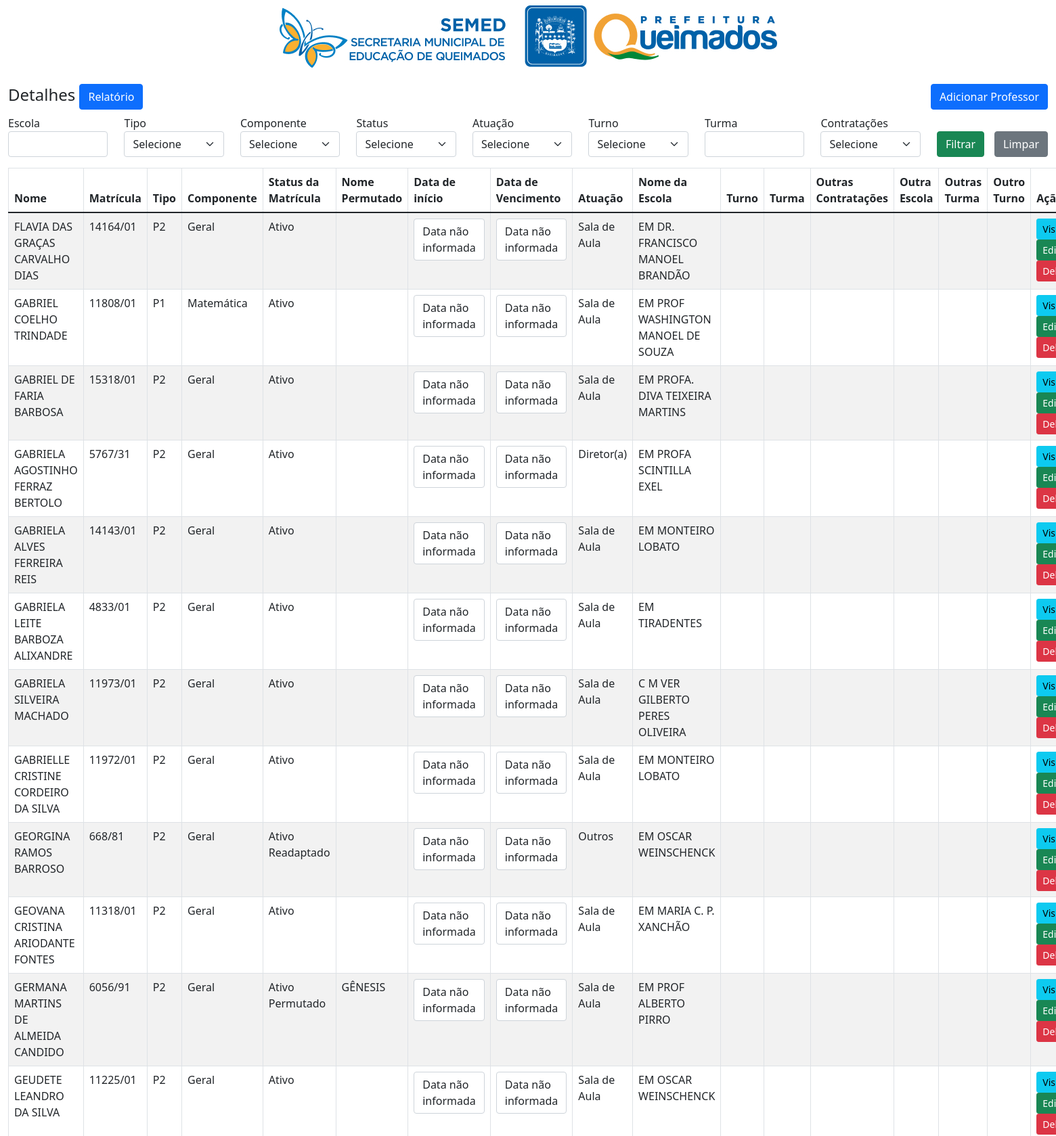
Screenshot of /sistema/index.php?&pagina=8 (upper part) with the database file from the repository.
### tables this page shows
CREATE TABLE IF NOT EXISTS `status_matricula` (
  `id` int NOT NULL AUTO_INCREMENT,
  `id_professor` int NOT NULL,
  `status` enum('Ativo Receptado','Ativo Permutado','Ativo Redução de Carga Horária','Licença Médica','Licença Maternidade','Licença Prêmio','Licença sem Vencimento','Vacância','Cedido','Exonerado') NOT NULL,
  `nome_premed` varchar(250) NOT NULL,
  `data_inicio` date NOT NULL,
  `data_fim` date NOT NULL,
  PRIMARY KEY (`id`),
  KEY `id_professor` (`id_professor`)
);

CREATE TABLE IF NOT EXISTS `professores` (
  `id` int NOT NULL AUTO_INCREMENT,
  `nome` varchar(250) NOT NULL,
  `matricula` varchar(250) NOT NULL,
  `tipo` varchar(5) NOT NULL,
  `componente` enum('Geral','Matemática','Língua Portuguesa','Língua Inglesa','História','Geografia','Ciências','Artes','Educação Física') NOT NULL,
  `status_matricula` enum('Ativo','Ativo Readaptado','Ativo Permutado','Ativo Redução de Carga Horária','Licença Médica','Licença Maternidade','Licença Prêmio','Licença sem Vencimento','Vacância','Cedido','Exonerado') NOT NULL,
  `atuacao` enum('SEMED','Sala de Aula','Dirigente de Turno','Diretor(a)','Diretor Adjunto','Sala de Recursos','Implementador de Leitura','Outros') DEFAULT NULL,
  `nome_escola` varchar(250) NOT NULL,
  `turno` enum('Matutino','Vespertino','Noturno') NOT NULL,
  `turma` varchar(250) NOT NULL,
  `outras_contratacoes` enum('RET','Contrato') DEFAULT NULL,
  `outra_escola` varchar(255) DEFAULT NULL,
  `outra_turma` varchar(255) DEFAULT NULL,
  `outra_turno` enum('Matutino','Vespertino','Noturno') DEFAULT NULL,
  PRIMARY KEY (`id`)
);

### sistema/paginacao.php (called while the page is built, shortened)
<?php
$registros_por_pagina = 45;
if (isset($_GET['pagina']) && is_numeric($_GET['pagina'])) {
    $pagina_atual = intval($_GET['pagina']);
} else {
    $pagina_atual = 1;
}
$offset = ($pagina_atual - 1) * $registros_por_pagina;

### sistema/index.php (the view, shortened to what this page needs)
<?php
require 'conecta.php';
?>
<!doctype html>
<html lang="pt-BR">
<head>
    <link href="https://cdn.jsdelivr.net/npm/bootstrap@5.1.3/dist/css/bootstrap.min.css" rel="stylesheet">
</head>
<body>
    <header>
        <div class="container mt-2 text-center">
            <img src="../img/logo.jpg" alt="">
        </div>
    </header>
    <div class="container-fluid mt-4">
        <?php include('paginacao.php'); ?>
        <?php
        $busca = filter_input(INPUT_GET, 'busca', FILTER_SANITIZE_STRING);
        $buscaTurma = filter_input(INPUT_GET, 'busca_turma', FILTER_SANITIZE_STRING);
        $filtroTipo = filter_input(INPUT_GET, 'type', FILTER_SANITIZE_STRING);
        $filtroTipo = in_array($filtroTipo, ['P1', 'P2']) ? $filtroTipo : '';
        $filtroComponente = filter_input(INPUT_GET, 'component', FILTER_SANITIZE_STRING);
        $filtroComponente = in_array($filtroComponente, ['Geral', 'Matemática', 'Língua Portuguesa', 'Língua Inglesa', 'História', 'Geografia', 'Ciências', 'Artes', 'Educação Física']) ? $filtroComponente : '';
        $filtroMatricula = filter_input(INPUT_GET, 'status_mat', FILTER_SANITIZE_STRING);
        $filtroMatricula = in_array($filtroMatricula, ['Ativo', 'Ativo Readaptado', 'Ativo Permutado', 'Ativo Redução de Carga Horária', 'Licença Médica', 'Licença Maternidade', 'Licença Prêmio', 'Licença sem Vencimento', 'Vacância', 'Cedido', 'Exonerado']) ? $filtroMatricula : '';
        $filtroAtuacao = filter_input(INPUT_GET, 'acting', FILTER_SANITIZE_STRING);
        $filtroAtuacao = in_array($filtroAtuacao, ['SEMED', 'Sala de Aula', 'Dirigente de Turno', 'Diretor(a)', 'Diretor Adjunto', 'Sala de Recursos', 'Implementador de Leitura', 'Outros']) ? $filtroAtuacao : '';
        $filtroTurno = filter_input(INPUT_GET, 'turn', FILTER_SANITIZE_STRING);
        $filtroTurno = in_array($filtroTurno, ['Matutino', 'Vespertino', 'Noturno']) ? $filtroTurno : '';
        $filtroOutras = filter_input(INPUT_GET, 'other', FILTER_SANITIZE_STRING);
        $filtroOutras = in_array($filtroOutras, ['RET', 'Contrato']) ? $filtroOutras : '';
        $query3 = "SELECT *
            FROM professores
            JOIN status_matricula ON professores.id = status_matricula.id";
        $query3 .= " LIMIT $registros_por_pagina OFFSET $offset";
        $query_run3 = mysqli_query($con, $query3);
        $relatorio_link = 'relatorio.php?' . http_build_query([
            'busca' => $busca,
            'busca_turma' => $buscaTurma,
            'type' => $filtroTipo,
            'component' => $filtroComponente,
            'status_mat' => $filtroMatricula,
            'acting' => $filtroAtuacao,
            'turn' => $filtroTurno,
            'other' => $filtroOutras,
        ]);
        ?>
        <div class="row">
            <div class="">
                <div class="">
                    <div class="">
                        <h4>Detalhes
                            <a href="professor-create.php" class="btn btn-primary float-end">Adicionar Professor</a>
                            <a href="<?php echo $relatorio_link; ?>" class="btn btn-primary">Relatório</a>
                        </h4>
                    </div>
                    <section class="d-flex align-items-baseline mb-3">
                        <form action="" method="get">
                            <div class="row">
                                <div class="col">
                                    <label for="busca">Escola</label>
                                    <input type="text" name="busca" class="form-control" value="<?= $busca ?>">
                                </div>
                                <div class="col">
                                    <label for="type">Tipo</label>
                                    <select name="type" class="form-select">
                                        <option value="tipo0">Selecione</option>
                                    </select>
                                </div>
                                <div class="col">
                                    <label>Componente</label>
                                    <select name="component" class="form-select">
                                        <option value="comp0">Selecione</option>
                                    </select>
                                </div>
                                <div class="col">
                                    <label>Status</label>
                                    <select name="status_mat" class="form-select">
                                        <option value="status0">Selecione</option>
                                    </select>
                                </div>
                                <div class="col">
                                    <label>Atuação</label>
                                    <select name="acting" class="form-select">
                                        <option value="atua0">Selecione</option>
                                    </select>
                                </div>
                                <div class="col">
                                    <label for="turn">Turno</label>
                                    <select class="form-select" name="turn">
                                        <option value="turno0">Selecione</option>
                                    </select>
                                </div>
                                <div class="col">
                                    <label for="busca">Turma</label>
                                    <input type="text" name="busca_turma" class="form-control" value="<?= $buscaTurma ?>">
                                </div>
                                <div class="col">
                                    <label for="other">Contratações</label>
                                    <select class="form-select" name="other">
                                        <option value="outro0" selected>Selecione</option>
                                    </select>
                                </div>
                                <div class="col d-flex align-items-end">
                                    <button type="submit" class="btn btn-success">Filtrar</button>
                                    <div class="col" style="margin-left:15px;">
                                        <a href="?<?= http_build_query(array('busca' => '', 'type' => '', 'component' => '', 'status_mat' => '')) ?>" class="btn btn-secondary">Limpar</a>
                                    </div>
                                </div>
                            </div>
                        </form>
                    </section>
                    <div class="">
                        <table class="table table-responsive table-bordered table-striped">
                            <thead>
                                <tr>
                                    <th>Nome</th>
                                    <th>Matrícula</th>
                                    <th>Tipo</th>
                                    <th>Componente</th>
                                    <th>Status da Matrícula</th>
                                    <th>Nome Permutado</th>
                                    <th>Data de início</th>
                                    <th>Data de Vencimento</th>
                                    <th>Atuação</th>
                                    <th>Nome da Escola</th>
                                    <th>Turno</th>
                                    <th>Turma</th>
                                    <th>Outras Contratações</th>
                                    <th>Outra Escola</th>
                                    <th>Outras Turma</th>
                                    <th>Outro Turno</th>
                                    <th>Ação</th>
                                </tr>
                            </thead>
                            <tbody>
                                <?php
                                $query = "SELECT *
                                    FROM professores
                                    JOIN status_matricula
                                    ON professores.id = status_matricula.id;";
                                $query_run = mysqli_query($con, $query);
                                if ($query_run3 !== false && mysqli_num_rows($query_run3) > 0) {
                                    foreach ($query_run3 as $professor) {
                                ?>
                                        <tr>
                                            <td><?= $professor['nome']; ?></td>
                                            <td><?= $professor['matricula']; ?></td>
                                            <td><?= $professor['tipo']; ?></td>
                                            <td><?= $professor['componente']; ?></td>
                                            <td><?= $professor['status_matricula']; ?></td>
                                            <td><?= $professor['nome_premed']; ?></td>
                                            <td><?php if ($professor['data_inicio'] != '0000-00-00') { ?>
                                                    <p class="form-control"><?= date('d/m/Y', strtotime($professor['data_inicio'])); ?></p>
                                                <?php } else { ?>
                                                    <p class="form-control">Data não informada</p>
                                                <?php } ?>
                                            </td>
                                            <td><?php if ($professor['data_fim'] != '0000-00-00') { ?>
                                                    <p class="form-control"><?= date('d/m/Y', strtotime($professor['data_fim'])); ?></p>
                                                <?php } else { ?>
                                                    <p class="form-control">Data não informada</p>
                                                <?php } ?>
                                            </td>
                                            <td><?= $professor['atuacao']; ?></td>
                                            <td><?= $professor['nome_escola']; ?></td>
                                            <td><?= $professor['turno']; ?></td>
                                            <td><?= $professor['turma']; ?></td>
                                            <td><?= $professor['outras_contratacoes']; ?></td>
                                            <td><?= $professor['outra_escola']; ?></td>
                                            <td><?= $professor['outra_turma']; ?></td>
                                            <td><?= $professor['outra_turno']; ?></td>
                                            <td>
                                                <a href="professor-view.php?id=<?= $professor['id']; ?>" class="btn btn-info btn-sm">Visualizar</a>
                                                <a href="professor-edit.php?id=<?= $professor['id']; ?>" class="btn btn-success btn-sm">Editar</a>
                                                <form action="code.php" method="POST" class="d-inline">
                                                    <button type="submit" name="delete_professor" value="<?= $professor['id']; ?>" class="btn btn-danger btn-sm">Deletar</button>
                                                </form>
                                            </td>
                                        </tr>
                                <?php
                                    }
                                } else {
                                    foreach ($query_run as $professor) {
                                    }
                                }
                                ?>
                            </tbody>
                        </table>
                    </div>
                </div>
            </div>
        </div>
    </div>
</body>
</html>

### rows the page displays
status_matricula: id_professor.nome "FLAVIA DAS GRAÇAS CARVALHO DIAS", id_professor.matricula "14164/01", id_professor.tipo "P2", id_professor.componente "Geral", id_professor.status_matricula "Ativo", data_inicio "Data não informada", data_fim "Data não informada", id_professor.atuacao "Sala de Aula", id_professor.nome_escola "EM DR. FRANCISCO MANOEL BRANDÃO", $professor['id'] 330 (drawn)
status_matricula: id_professor.nome "GABRIEL COELHO TRINDADE", id_professor.matricula "11808/01", id_professor.tipo "P1", id_professor.componente "Matemática", id_professor.status_matricula "Ativo", data_inicio "Data não informada", data_fim "Data não informada", id_professor.atuacao "Sala de Aula", id_professor.nome_escola "EM PROF WASHINGTON MANOEL DE SOUZA", $professor['id'] 331 (drawn)
status_matricula: id_professor.nome "GABRIEL DE FARIA BARBOSA", id_professor.matricula "15318/01", id_professor.tipo "P2", id_professor.componente "Geral", id_professor.status_matricula "Ativo", data_inicio "Data não informada", data_fim "Data não informada", id_professor.atuacao "Sala de Aula", id_professor.nome_escola "EM PROFA. DIVA TEIXEIRA MARTINS", $professor['id'] 332 (drawn)
status_matricula: id_professor.nome "GABRIELA AGOSTINHO FERRAZ BERTOLO", id_professor.matricula "5767/31", id_professor.tipo "P2", id_professor.componente "Geral", id_professor.status_matricula "Ativo", data_inicio "Data não informada", data_fim "Data não informada", id_professor.atuacao "Diretor(a)", id_professor.nome_escola "EM PROFA SCINTILLA EXEL", $professor['id'] 333 (drawn)
status_matricula: id_professor.nome "GABRIELA ALVES FERREIRA REIS", id_professor.matricula "14143/01", id_professor.tipo "P2", id_professor.componente "Geral", id_professor.status_matricula "Ativo", data_inicio "Data não informada", data_fim "Data não informada", id_professor.atuacao "Sala de Aula", id_professor.nome_escola "EM MONTEIRO LOBATO", $professor['id'] 334 (drawn)
status_matricula: id_professor.nome "GABRIELA LEITE BARBOZA ALIXANDRE", id_professor.matricula "4833/01", id_professor.tipo "P2", id_professor.componente "Geral", id_professor.status_matricula "Ativo", data_inicio "Data não informada", data_fim "Data não informada", id_professor.atuacao "Sala de Aula", id_professor.nome_escola "EM TIRADENTES", $professor['id'] 335 (drawn)
status_matricula: id_professor.nome "GABRIELA SILVEIRA MACHADO", id_professor.matricula "11973/01", id_professor.tipo "P2", id_professor.componente "Geral", id_professor.status_matricula "Ativo", data_inicio "Data não informada", data_fim "Data não informada", id_professor.atuacao "Sala de Aula", id_professor.nome_escola "C M VER GILBERTO PERES OLIVEIRA", $professor['id'] 336 (drawn)
status_matricula: id_professor.nome "GABRIELLE CRISTINE CORDEIRO DA SILVA", id_professor.matricula "11972/01", id_professor.tipo "P2", id_professor.componente "Geral", id_professor.status_matricula "Ativo", data_inicio "Data não informada", data_fim "Data não informada", id_professor.atuacao "Sala de Aula", id_professor.nome_escola "EM MONTEIRO LOBATO", $professor['id'] 337 (drawn)
status_matricula: id_professor.nome "GEORGINA RAMOS BARROSO", id_professor.matricula "668/81", id_professor.tipo "P2", id_professor.componente "Geral", id_professor.status_matricula "Ativo Readaptado", data_inicio "Data não informada", data_fim "Data não informada", id_professor.atuacao "Outros", id_professor.nome_escola "EM OSCAR WEINSCHENCK", $professor['id'] 338 (drawn)
status_matricula: id_professor.nome "GEOVANA CRISTINA ARIODANTE FONTES", id_professor.matricula "11318/01", id_professor.tipo "P2", id_professor.componente "Geral", id_professor.status_matricula "Ativo", data_inicio "Data não informada", data_fim "Data não informada", id_professor.atuacao "Sala de Aula", id_professor.nome_escola "EM MARIA C. P. XANCHÃO", $professor['id'] 339 (drawn)
status_matricula: id_professor.nome "GERMANA MARTINS DE ALMEIDA CANDIDO", id_professor.matricula "6056/91", id_professor.tipo "P2", id_professor.componente "Geral", id_professor.status_matricula "Ativo Permutado", nome_premed "GÊNESIS", data_inicio "Data não informada", data_fim "Data não informada", id_professor.atuacao "Sala de Aula", id_professor.nome_escola "EM PROF ALBERTO PIRRO", $professor['id'] 340 (drawn)
status_matricula: id_professor.nome "GEUDETE LEANDRO DA SILVA", id_professor.matricula "11225/01", id_professor.tipo "P2", id_professor.componente "Geral", id_professor.status_matricula "Ativo", data_inicio "Data não informada", data_fim "Data não informada", id_professor.atuacao "Sala de Aula", id_professor.nome_escola "EM OSCAR WEINSCHENCK", $professor['id'] 341 (drawn)
